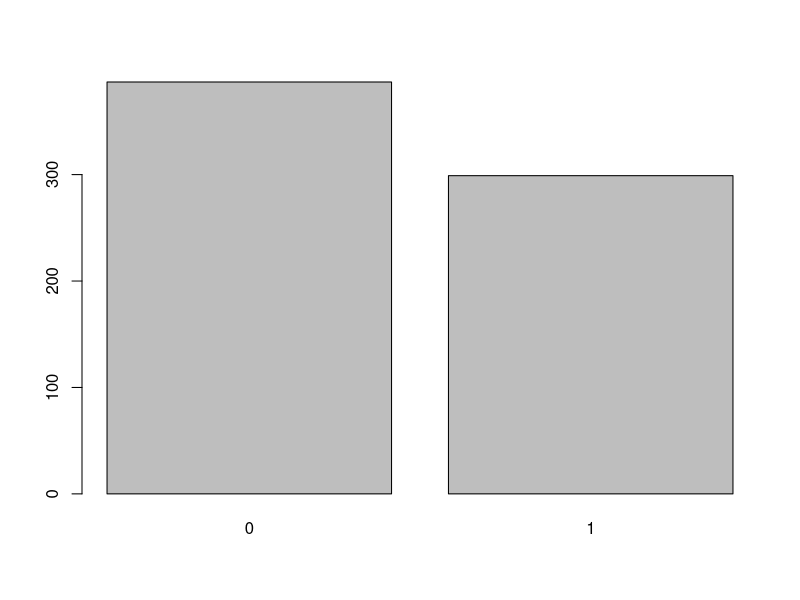
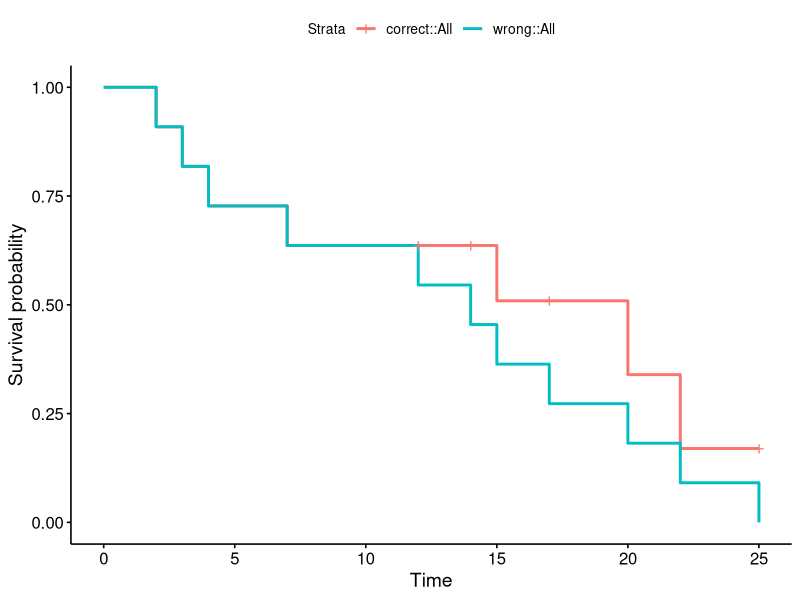
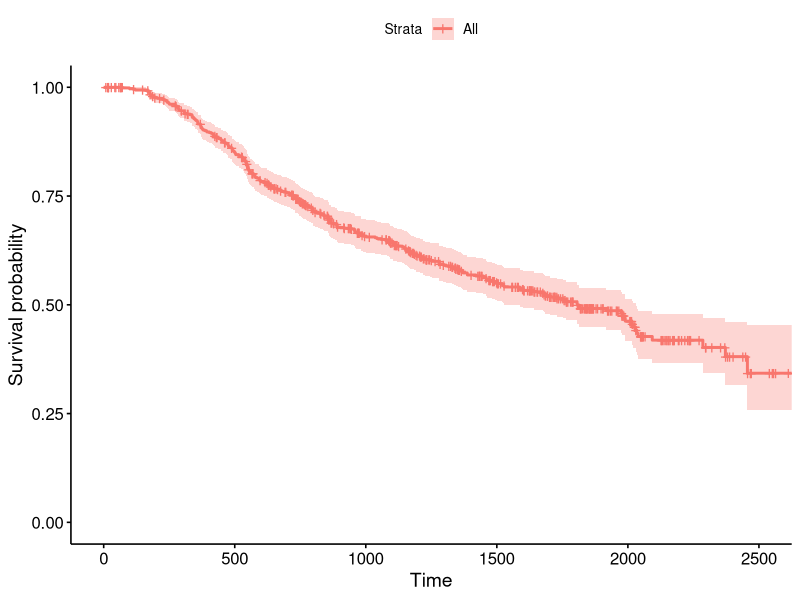
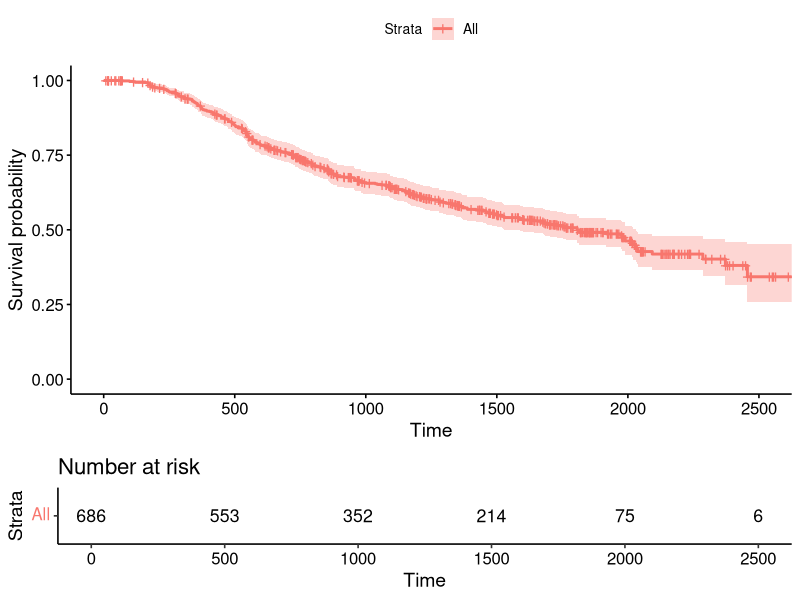
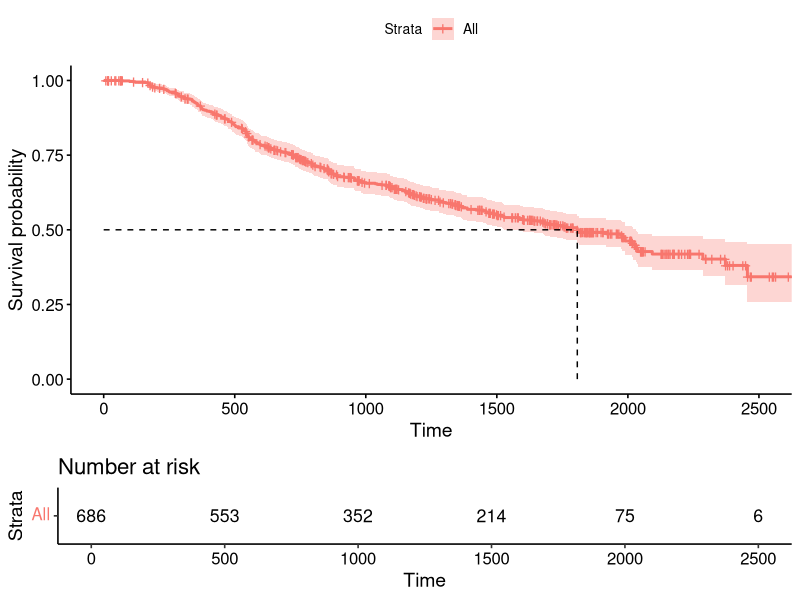
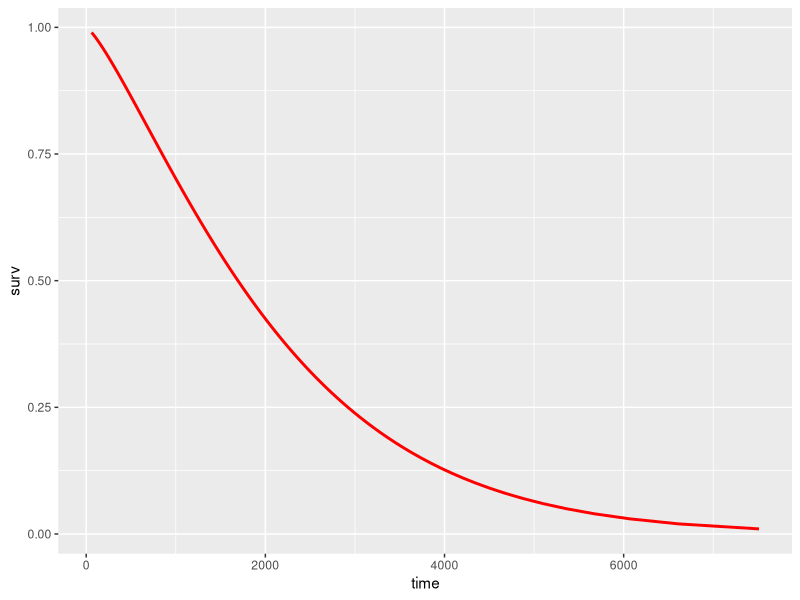
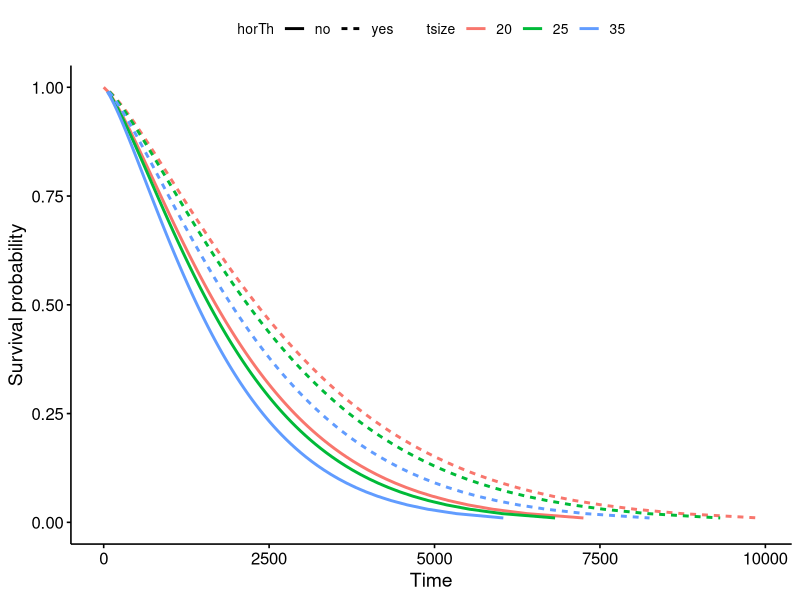
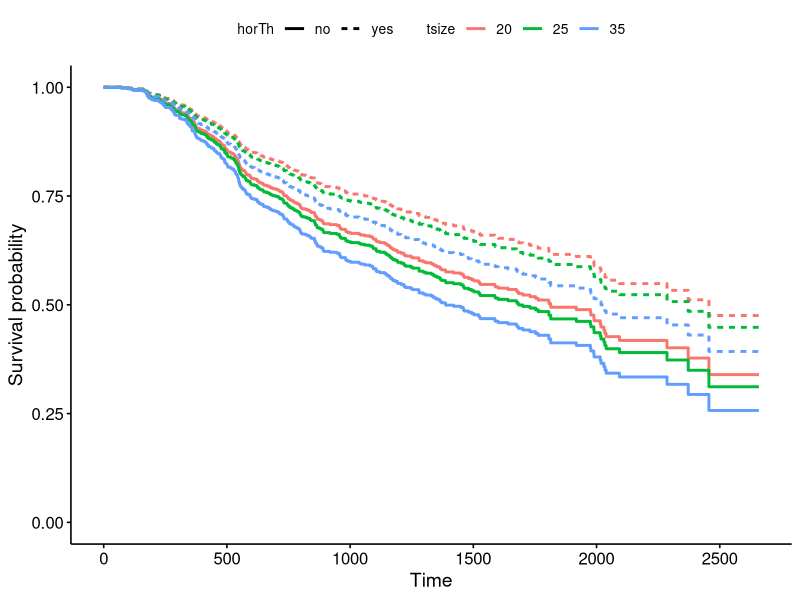

Generate these figures, in order, with R:
library(survival)
# Check out the help page for this dataset
help(GBSG2, package = "TH.data")

# Load the data
data(GBSG2, package = "TH.data")

# Look at the summary of the dataset
summary(GBSG2)

# Count censored and uncensored data
num_cens <- table(GBSG2$cens)
num_cens

# Create barplot of censored and uncensored data
barplot(num_cens)

# Create time and event data
time <- c(5, 6, 2, 4, 4)
event <- c(1, 0, 0, 1, 1)

# Compute Kaplan-Meier estimate
km <- survfit(Surv(time, event) ~ 1)
km

# Take a look at the structure
str(km)

# Create data.frame
data.frame(time = km$time, n.risk = km$n.risk, n.event = km$n.event,
           n.censor = km$n.censor, surv = km$surv)


# Create dancedat data
dancedat <- data.frame(
  name = c("Chris", "Martin", "Conny", "Desi", "Reni", "Phil", 
           "Flo", "Andrea", "Isaac", "Dayra", "Caspar"),
  time = c(20, 2, 14, 22, 3, 7, 4, 15, 25, 17, 12),
  obs_end = c(1, 1, 0, 1, 1, 1, 1, 1, 0, 0, 0))

# Estimate the survivor function pretending that 
# all censored observations are actual observations.
km_wrong <- survfit(Surv(time) ~ 1, data = dancedat)

# Estimate the survivor function from this dataset 
# via kaplan-meier.
km <- survfit(Surv(time, obs_end) ~ 1, data = dancedat)

library(survminer)
# Plot the two and compare
ggsurvplot_combine(list(correct = km, wrong = km_wrong))


# Kaplan-Meier estimate
km <- survfit(Surv(time, cens) ~ 1, data = GBSG2)

# Plot of the Kaplan-Meier estimate
ggsurvplot(km)

# Add the risk table to plot
ggsurvplot(km, risk.table = TRUE)

# Add a line showing the median survival time
ggsurvplot(km, risk.table =TRUE,   surv.median.line= "hv")

# Weibull model
wb <- survreg(Surv(time, cens) ~ 1, data = GBSG2)

# Compute the median survival from the model
predict(wb, type = "quantile", p = 1-0.5, 
        newdata = data.frame(1))

# 70 Percent of patients survive beyond time point...
predict(wb, type = 'quantile', p = 1 - 0.7, 
        newdata = data.frame(1))


# Retrieve survival curve from model probabilities 
surv <- seq(.99, .01, by = -.01)

# Get time for each probability
t <- predict(wb, type = "quantile", p = 1 - surv, newdata = data.frame(1))

# Create data frame with the information
surv_wb <- data.frame(time = t, surv = surv)

# Look at first few lines of the result
head(surv_wb)

# Weibull model
wb <- survreg(Surv(time, cens) ~ 1, data=GBSG2)

# Retrieve survival curve from model
surv <- seq(.99, .01, by = -.01)

# Get time for each probability
t <- predict(wb, type = "quantile", p = 1- surv, newdata = data.frame(1))

# Create data frame with the information needed for ggsurvplot_df
surv_wb <- data.frame(time = t, surv = surv, 
                      upper = NA, lower = NA, std.err = NA)



# Correct way to set line size and linetype
library(ggplot2)

ggplot(surv_wb, aes(x = time, y = surv)) +
  geom_line(size = 1, linetype = 1, color='red')



# Weibull model
wbmod <- survreg(Surv(time, cens) ~ horTh, data = GBSG2)
coef(wbmod)
table(GBSG2$horTh)
# Retrieve survival curve from model
surv <- seq(.99, .01, by = -.01)
t_yes <- predict(wbmod, type = "quantile", p = 1-surv,
                 newdata = data.frame(horTh = 'yes'))

# Take a look at survival curve
str(t_yes)

# Weibull model
wbmod <- survreg(Surv(time, cens) ~ horTh + tsize, data = GBSG2)

# Imaginary patients
newdat <- expand.grid(
  horTh = levels(GBSG2$horTh),
  #menset up 3 ukuran tumor dengan q0.25, q0.5, & q0.75
  tsize = quantile(GBSG2$tsize, probs = c(0.25, 0.5, 0.75)))

# Compute survival curves by predict the time
surv <- seq(.99, .01, by = -.01)
t <- predict(wbmod, type = "quantile", p = 1-surv,
             newdata = newdat)

# How many rows and columns does t have?
dim(t)

# Use cbind() to combine the information in newdat with t
surv_wbmod_wide <- cbind(newdat, t)
install.packages("reshape2")
library(reshape2)
# Use melt() to bring the data.frame to long format
surv_wbmod <- melt(surv_wbmod_wide, id.vars = c("horTh", "tsize"),
                   variable.name = "surv_id", value.name = "time")

# Use surv_wbmod$surv_id to add the correct survival probabilities surv
surv_wbmod$surv <- surv[as.numeric(surv_wbmod$surv_id)]

# Add columns upper, lower, std.err, and strata to the data.frame
surv_wbmod[, c("upper", "lower", "std.err", "strata")] <- NA

# Plot the survival curves
ggsurvplot_df(surv_wbmod, surv.geom = geom_line,
              linetype = "horTh", color = "tsize", 
              legend.title = NULL)


# Weibull model
wbmod <- survreg(Surv(time, cens) ~ horTh, data = GBSG2)

# Log-Normal model
lnmod <- survreg(Surv(time, cens) ~ horTh, data = GBSG2, 
                 dist = "lognormal")

# Newdata
newdat <- data.frame(horTh = levels(GBSG2$horTh))

# Surv
surv <- seq(.99, .01, by = -.01)

# Survival curve from Weibull model and log-normal model
wbt <- predict(wbmod, type = "quantile", p = 1 - surv, newdata = newdat)
lnt <- predict(lnmod, type = "quantile", p = 1- surv, newdata = newdat)



# Cox model
cxmod <- coxph(Surv(time, cens) ~ horTh + tsize,
               data = GBSG2)

# Imaginary patients
newdat <- expand.grid(
  horTh = levels(GBSG2$horTh),
  tsize = quantile(GBSG2$tsize, probs = c(0.25, 0.5, 0.75)))
rownames(newdat) <- letters[1:6]

# Compute survival curves
cxsf <- survfit(cxmod, data = GBSG2, newdata = newdat,
                conf.type = "none")
head(cxsf$surv)

# Compute data.frame needed for plotting
surv_cxmod0 <- surv_summary(cxsf)

# Get a character vector of patient letters (patient IDs)
pid <- as.character(surv_cxmod0$strata)

# Multiple of the rows in newdat so that it fits with surv_cxmod0
m_newdat <- newdat[pid, ]

# Add patient info to data.frame
surv_cxmod <- cbind(surv_cxmod0, m_newdat)

# Plot
ggsurvplot_df(surv_cxmod, linetype = "horTh", color = "tsize",
              legend.title = NULL, censor = FALSE)

#COX PH Model
names(GBSG2)
#menganalisis pengaruh hormonal terapi
cox_th = coxph(Surv(time, cens) ~ horTh, data=GBSG2)

print(cox_th)

#Menghitung Hazard Ratio (HR)
exp(-0.3640)

#check PH assumption: 
# a non-significant relationship between residuals and time
cox.zph(cox_th)

#check outliers
ggcoxdiagnostics(cox_th, type = "dfbeta",
                 linear.predictions = FALSE, 
                 ggtheme = theme_bw())

#menganalisis pengaruh usia
cox_age = coxph(Surv(time, cens) ~ age, data=GBSG2)
print(cox_age)

#multivariable model
mod1 = coxph(Surv(time, cens) ~ age + horTh + tsize + menostat + tgrade + 
               pnodes + progrec + estrec, data=GBSG2)
print(mod1)


#check PH assumption: 
# a non-significant relationship between residuals and time
cox.zph(mod1)

#memperlihatkan AIC dari model
print(paste0("mod1 AIC = ", round(AIC(mod1), 1)))

#check outliers
ggcoxdiagnostics(mod1, type = "dfbeta",
                 linear.predictions = FALSE, ggtheme = theme_bw())
